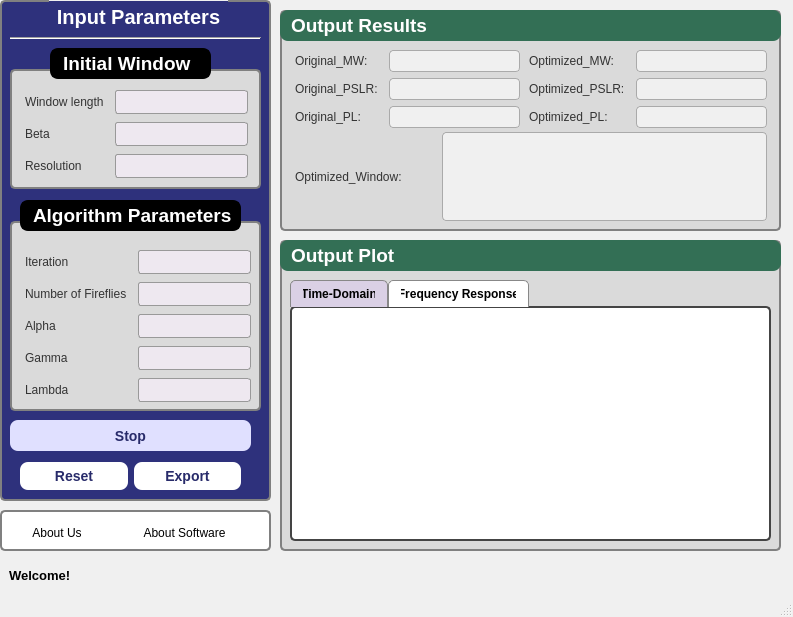
<?xml version="1.0" encoding="UTF-8"?>
<ui version="4.0">
 <class>MainWindow</class>
 <widget class="QMainWindow" name="MainWindow">
  <property name="geometry">
   <rect>
    <x>0</x>
    <y>0</y>
    <width>793</width>
    <height>617</height>
   </rect>
  </property>
  <property name="windowTitle">
   <string> Kaiser Window Optimizer  </string>
  </property>
  <property name="layoutDirection">
   <enum>Qt::LayoutDirection::LeftToRight</enum>
  </property>
  <property name="autoFillBackground">
   <bool>false</bool>
  </property>
  <property name="styleSheet">
   <string notr="true">QMainWindow {
    background: #f0f0f0;
}</string>
  </property>
  <widget class="QWidget" name="centralwidget">
   <property name="layoutDirection">
    <enum>Qt::LayoutDirection::LeftToRight</enum>
   </property>
   <widget class="QLabel" name="label_output_plot">
    <property name="geometry">
     <rect>
      <x>300</x>
      <y>290</y>
      <width>141</width>
      <height>16</height>
     </rect>
    </property>
    <property name="text">
     <string>Output Plot</string>
    </property>
   </widget>
   <widget class="QGroupBox" name="groupBox_input_parameters">
    <property name="geometry">
     <rect>
      <x>0</x>
      <y>0</y>
      <width>271</width>
      <height>501</height>
     </rect>
    </property>
    <property name="styleSheet">
     <string notr="true">QGroupBox {
    background-color: #2e317c;
    color: white;             
    font-weight: bold;
   font-size: 20px;
    border: 2px solid gray;
    border-radius: 5px;
}
QGroupBox::title {
    subcontrol-position: top center; 
    padding: 5px;
}</string>
    </property>
    <property name="title">
     <string>Input Parameters</string>
    </property>
    <widget class="QPushButton" name="optimizeButton">
     <property name="geometry">
      <rect>
       <x>20</x>
       <y>420</y>
       <width>221</width>
       <height>31</height>
      </rect>
     </property>
     <property name="styleSheet">
      <string notr="true">                QPushButton {
                        background-color: white;  
                        color: #282B6A;
                        border-radius: 8px;
                        padding: 6px 12px;
                        font-weight: bold;
                        font-size: 14px;
                }

                QPushButton:hover {
                        background-color: #E0E0FF; 
                        color: #1A1D4F; 
                }</string>
     </property>
     <property name="text">
      <string>Optimize</string>
     </property>
    </widget>
    <widget class="QGroupBox" name="groupBox_algorithm_parameters">
     <property name="geometry">
      <rect>
       <x>10</x>
       <y>200</y>
       <width>251</width>
       <height>211</height>
      </rect>
     </property>
     <property name="styleSheet">
      <string notr="true">QGroupBox {
    background-color: #DADADA; 
    color: white;            
    font-weight: bold;
    border: 2px solid gray;
    border-radius: 5px;
    margin-top: 21px;
}
QGroupBox::title {
    subcontrol-origin: margin;
    subcontrol-position: top center;
    padding: 0 3px;
}</string>
     </property>
     <property name="title">
      <string/>
     </property>
     <widget class="QLabel" name="label">
      <property name="geometry">
       <rect>
        <x>10</x>
        <y>0</y>
        <width>221</width>
        <height>31</height>
       </rect>
      </property>
      <property name="autoFillBackground">
       <bool>false</bool>
      </property>
      <property name="styleSheet">
       <string notr="true">QLabel {
    background-color: black;
    border: 2px solid black;
    border-radius: 8px;
    color: white;
    font-weight: bold;
    font-size: 14pt;
    padding-left: 6px;
}</string>
      </property>
      <property name="text">
       <string>Algorithm Parameters</string>
      </property>
     </widget>
     <widget class="QWidget" name="">
      <property name="geometry">
       <rect>
        <x>10</x>
        <y>48</y>
        <width>231</width>
        <height>156</height>
       </rect>
      </property>
      <layout class="QGridLayout" name="gridLayout_2">
       <item row="0" column="0">
        <widget class="QLabel" name="label_Iteration">
         <property name="styleSheet">
          <string notr="true">QLabel {
    color: #333333;           
    background-color: transparent; 
    font: bold 10pt &quot;Segoe UI&quot;;  
    padding: 2px;                 
}</string>
         </property>
         <property name="text">
          <string>Iteration</string>
         </property>
        </widget>
       </item>
       <item row="0" column="1">
        <widget class="QLineEdit" name="textEdit_Iteration">
         <property name="styleSheet">
          <string notr="true">QLineEdit {
    background-color: #EEE8F0;
    border: 1px solid #999;
    border-radius: 3px;
    padding: 3px;
    color: #333;
    font-size: 12px;
}</string>
         </property>
        </widget>
       </item>
       <item row="1" column="0">
        <widget class="QLabel" name="label_Fireflies">
         <property name="styleSheet">
          <string notr="true">QLabel {
    color: #333333;           
    background-color: transparent; 
    font: bold 10pt &quot;Segoe UI&quot;;  
    padding: 2px;                 
}</string>
         </property>
         <property name="text">
          <string>Number of Fireflies</string>
         </property>
        </widget>
       </item>
       <item row="1" column="1">
        <widget class="QLineEdit" name="textEdit_Fireflies">
         <property name="styleSheet">
          <string notr="true">QLineEdit {
    background-color: #EEE8F0;
    border: 1px solid #999;
    border-radius: 3px;
    padding: 3px;
    color: #333;
    font-size: 12px;
}</string>
         </property>
        </widget>
       </item>
       <item row="2" column="0">
        <widget class="QLabel" name="label_Alpha">
         <property name="styleSheet">
          <string notr="true">QLabel {
    color: #333333;           
    background-color: transparent; 
    font: bold 10pt &quot;Segoe UI&quot;;  
    padding: 2px;                 
}</string>
         </property>
         <property name="text">
          <string>Alpha</string>
         </property>
        </widget>
       </item>
       <item row="2" column="1">
        <widget class="QLineEdit" name="textEdit_Alpha">
         <property name="styleSheet">
          <string notr="true">QLineEdit {
    background-color: #EEE8F0;
    border: 1px solid #999;
    border-radius: 3px;
    padding: 3px;
    color: #333;
    font-size: 12px;
}</string>
         </property>
        </widget>
       </item>
       <item row="3" column="0">
        <widget class="QLabel" name="label_Gamma">
         <property name="styleSheet">
          <string notr="true">QLabel {
    color: #333333;           
    background-color: transparent; 
    font: bold 10pt &quot;Segoe UI&quot;;  
    padding: 2px;                 
}</string>
         </property>
         <property name="text">
          <string>Gamma</string>
         </property>
        </widget>
       </item>
       <item row="3" column="1">
        <widget class="QLineEdit" name="textEdit_Gamma">
         <property name="styleSheet">
          <string notr="true">QLineEdit {
    background-color: #EEE8F0;
    border: 1px solid #999;
    border-radius: 3px;
    padding: 3px;
    color: #333;
    font-size: 12px;
}</string>
         </property>
        </widget>
       </item>
       <item row="4" column="0">
        <widget class="QLabel" name="label_lambda">
         <property name="styleSheet">
          <string notr="true">QLabel {
    color: #333333;           
    background-color: transparent; 
    font: bold 10pt &quot;Segoe UI&quot;;  
    padding: 2px;                 
}</string>
         </property>
         <property name="text">
          <string>Lambda</string>
         </property>
        </widget>
       </item>
       <item row="4" column="1">
        <widget class="QLineEdit" name="textEdit_lambda">
         <property name="styleSheet">
          <string notr="true">QLineEdit {
    background-color: #EEE8F0;
    border: 1px solid #999;
    border-radius: 3px;
    padding: 3px;
    color: #333;
    font-size: 12px;
}</string>
         </property>
        </widget>
       </item>
      </layout>
     </widget>
    </widget>
    <widget class="Line" name="line">
     <property name="geometry">
      <rect>
       <x>10</x>
       <y>30</y>
       <width>251</width>
       <height>16</height>
      </rect>
     </property>
     <property name="orientation">
      <enum>Qt::Orientation::Horizontal</enum>
     </property>
    </widget>
    <widget class="QWidget" name="layoutWidget">
     <property name="geometry">
      <rect>
       <x>20</x>
       <y>460</y>
       <width>221</width>
       <height>33</height>
      </rect>
     </property>
     <layout class="QHBoxLayout" name="horizontalLayout">
      <item>
       <widget class="QPushButton" name="resetButton">
        <property name="styleSheet">
         <string notr="true">                QPushButton {
                        background-color: white;  
                        color: #282B6A;
                        border-radius: 8px;
                        padding: 6px 12px;
                        font-weight: bold;
                        font-size: 14px;
                }

                QPushButton:hover {
                        background-color: #E0E0FF; 
                        color: #1A1D4F; 
                }</string>
        </property>
        <property name="text">
         <string>Reset</string>
        </property>
       </widget>
      </item>
      <item>
       <widget class="QPushButton" name="exportButton">
        <property name="styleSheet">
         <string notr="true">                QPushButton {
                        background-color: white;  
                        color: #282B6A;
                        border-radius: 8px;
                        padding: 6px 12px;
                        font-weight: bold;
                        font-size: 14px;
                }

                QPushButton:hover {
                        background-color: #E0E0FF; 
                        color: #1A1D4F; 
                }</string>
        </property>
        <property name="text">
         <string>Export</string>
        </property>
       </widget>
      </item>
     </layout>
    </widget>
    <widget class="QGroupBox" name="groupBox_initial_window">
     <property name="geometry">
      <rect>
       <x>10</x>
       <y>48</y>
       <width>251</width>
       <height>141</height>
      </rect>
     </property>
     <property name="styleSheet">
      <string notr="true">QGroupBox {
    background-color: #DADADA; 
    color: white;             
    font-weight: bold;
    border: 2px solid gray;
    border-radius: 5px;
    margin-top: 21px; 
}
QGroupBox::title {
    subcontrol-origin: margin;
    subcontrol-position: top center; 
    padding: 0 3px;
}</string>
     </property>
     <property name="title">
      <string/>
     </property>
     <widget class="QLabel" name="label_initial_window">
      <property name="geometry">
       <rect>
        <x>40</x>
        <y>0</y>
        <width>161</width>
        <height>31</height>
       </rect>
      </property>
      <property name="styleSheet">
       <string notr="true">QLabel {
    background-color: black;
    border: 2px solid black;
    border-radius: 8px;
    color: white;
    font-weight: bold;
    font-size: 14pt;
    padding-left: 6px;
}</string>
      </property>
      <property name="text">
       <string>Initial Window </string>
      </property>
     </widget>
     <widget class="QWidget" name="layoutWidget">
      <property name="geometry">
       <rect>
        <x>10</x>
        <y>40</y>
        <width>228</width>
        <height>92</height>
       </rect>
      </property>
      <layout class="QGridLayout" name="gridLayout">
       <item row="0" column="0">
        <widget class="QLabel" name="label_window_length">
         <property name="styleSheet">
          <string notr="true">QLabel {
    color: #333333;           
    background-color: transparent; 
    font: bold 10pt &quot;Segoe UI&quot;;  
    padding: 2px;                 
}</string>
         </property>
         <property name="text">
          <string>Window length</string>
         </property>
        </widget>
       </item>
       <item row="0" column="1">
        <widget class="QLineEdit" name="textEdit_window_length">
         <property name="styleSheet">
          <string notr="true">QLineEdit {
    background-color: #EEE8F0;
    border: 1px solid #999;
    border-radius: 3px;
    padding: 3px;
    color: #333;
    font-size: 12px;
}</string>
         </property>
        </widget>
       </item>
       <item row="1" column="0">
        <widget class="QLabel" name="label_Beta">
         <property name="styleSheet">
          <string notr="true">QLabel {
    color: #333333;           
    background-color: transparent; 
    font: bold 10pt &quot;Segoe UI&quot;;  
    padding: 2px;                 
}</string>
         </property>
         <property name="text">
          <string>Beta</string>
         </property>
        </widget>
       </item>
       <item row="1" column="1">
        <widget class="QLineEdit" name="textEdit_Beta">
         <property name="styleSheet">
          <string notr="true">QLineEdit {
    background-color: #EEE8F0;
    border: 1px solid #999;
    border-radius: 3px;
    padding: 3px;
    color: #333;
    font-size: 12px;
}</string>
         </property>
        </widget>
       </item>
       <item row="2" column="0">
        <widget class="QLabel" name="label_freqResolution">
         <property name="styleSheet">
          <string notr="true">QLabel {
    color: #333333;           
    background-color: transparent; 
    font: bold 10pt &quot;Segoe UI&quot;;  
    padding: 2px;                 
}</string>
         </property>
         <property name="text">
          <string>Resolution</string>
         </property>
        </widget>
       </item>
       <item row="2" column="1">
        <widget class="QLineEdit" name="textEdit_freqResolution">
         <property name="styleSheet">
          <string notr="true">QLineEdit {
    background-color: #EEE8F0;
    border: 1px solid #999;
    border-radius: 3px;
    padding: 3px;
    color: #333;
    font-size: 12px;
}</string>
         </property>
        </widget>
       </item>
      </layout>
     </widget>
    </widget>
    <widget class="QPushButton" name="stopButton">
     <property name="geometry">
      <rect>
       <x>10</x>
       <y>420</y>
       <width>241</width>
       <height>31</height>
      </rect>
     </property>
     <property name="styleSheet">
      <string notr="true">                QPushButton {
                        background-color:#E0E0FF;  
                        color: #282B6A;
                        border-radius: 8px;
                        padding: 6px 12px;
                        font-weight: bold;
                        font-size: 14px;
                }

                QPushButton:hover {
                        background-color: white; 
                        color: #1A1D4F; 
                }</string>
     </property>
     <property name="text">
      <string>Stop</string>
     </property>
    </widget>
   </widget>
   <widget class="QGroupBox" name="groupBox_output_result">
    <property name="geometry">
     <rect>
      <x>280</x>
      <y>10</y>
      <width>501</width>
      <height>221</height>
     </rect>
    </property>
    <property name="styleSheet">
     <string notr="true">QGroupBox {
    background-color: #DADADA;
    color: black;            
    font-weight: bold;
   font-size: 20px;
    border: 2px solid gray;
    border-radius: 5px;
}
QGroupBox::title {
    padding: 5px;
}</string>
    </property>
    <property name="title">
     <string/>
    </property>
    <widget class="QLabel" name="label_output_result">
     <property name="geometry">
      <rect>
       <x>0</x>
       <y>0</y>
       <width>501</width>
       <height>31</height>
      </rect>
     </property>
     <property name="styleSheet">
      <string notr="true">QLabel {
    background-color: #336F55;
    border-radius: 8px;
    color: white;
    font-weight: bold;
    font-size: 14pt;
    padding-left: 6px;
}</string>
     </property>
     <property name="text">
      <string>Output Results</string>
     </property>
    </widget>
    <widget class="QSplitter" name="splitter_4">
     <property name="geometry">
      <rect>
       <x>10</x>
       <y>40</y>
       <width>477</width>
       <height>171</height>
      </rect>
     </property>
     <property name="styleSheet">
      <string notr="true">QSplitter::handle:vertical {
    background-color: #DADADA;
}</string>
     </property>
     <property name="orientation">
      <enum>Qt::Orientation::Vertical</enum>
     </property>
     <widget class="QSplitter" name="splitter_2">
      <property name="styleSheet">
       <string notr="true">QSplitter::handle:horizontal {
    background-color: #DADADA;
}</string>
      </property>
      <property name="orientation">
       <enum>Qt::Orientation::Horizontal</enum>
      </property>
      <widget class="QWidget" name="layoutWidget">
       <layout class="QGridLayout" name="gridLayout_3">
        <item row="1" column="0">
         <widget class="QLabel" name="label_pslr_original">
          <property name="styleSheet">
           <string notr="true">QLabel {
    color: #333333;           
    background-color: transparent; 
    font: bold 10pt &quot;Segoe UI&quot;;  
    padding: 2px;                 
}</string>
          </property>
          <property name="text">
           <string>Original_PSLR:</string>
          </property>
         </widget>
        </item>
        <item row="2" column="1">
         <widget class="QLineEdit" name="textEdit_pl_original">
          <property name="styleSheet">
           <string notr="true">QLineEdit {
    background-color: #f0f0f0;
    border: 1px solid #aaaaaa;
    border-radius: 4px;
    padding: 2px 4px;
    color: #000000;
    font: bold 10pt &quot;Segoe UI&quot;;
}</string>
          </property>
         </widget>
        </item>
        <item row="0" column="0">
         <widget class="QLabel" name="label_mw_original">
          <property name="styleSheet">
           <string notr="true">QLabel {
    color: #333333;           
    background-color: transparent; 
    font: bold 10pt &quot;Segoe UI&quot;;  
    padding: 2px;                 
}</string>
          </property>
          <property name="text">
           <string>Original_MW:</string>
          </property>
         </widget>
        </item>
        <item row="2" column="0">
         <widget class="QLabel" name="label_pl_original">
          <property name="styleSheet">
           <string notr="true">QLabel {
    color: #333333;           
    background-color: transparent; 
    font: bold 10pt &quot;Segoe UI&quot;;  
    padding: 2px;                 
}</string>
          </property>
          <property name="text">
           <string>Original_PL:</string>
          </property>
         </widget>
        </item>
        <item row="0" column="1">
         <widget class="QLineEdit" name="textEdit_mw_original">
          <property name="styleSheet">
           <string notr="true">QLineEdit {
    background-color: #f0f0f0;
    border: 1px solid #aaaaaa;
    border-radius: 4px;
    padding: 2px 4px;
    color: #000000;
    font: bold 10pt &quot;Segoe UI&quot;;
}</string>
          </property>
         </widget>
        </item>
        <item row="1" column="1">
         <widget class="QLineEdit" name="textEdit_pslr_original">
          <property name="styleSheet">
           <string notr="true">QLineEdit {
    background-color: #f0f0f0;
    border: 1px solid #aaaaaa;
    border-radius: 4px;
    padding: 2px 4px;
    color: #000000;
    font: bold 10pt &quot;Segoe UI&quot;;
}</string>
          </property>
         </widget>
        </item>
       </layout>
      </widget>
      <widget class="QWidget" name="layoutWidget">
       <layout class="QGridLayout" name="gridLayout_4">
        <item row="0" column="0">
         <widget class="QLabel" name="label_mw_optimized">
          <property name="styleSheet">
           <string notr="true">QLabel {
    color: #333333;           
    background-color: transparent; 
    font: bold 10pt &quot;Segoe UI&quot;;  
    padding: 2px;                 
}</string>
          </property>
          <property name="text">
           <string>Optimized_MW:</string>
          </property>
         </widget>
        </item>
        <item row="0" column="1">
         <widget class="QLineEdit" name="textEdit_mw_optimized">
          <property name="styleSheet">
           <string notr="true">QLineEdit {
    background-color: #f0f0f0;
    border: 1px solid #aaaaaa;
    border-radius: 4px;
    padding: 2px 4px;
    color: #000000;
    font: bold 10pt &quot;Segoe UI&quot;;
}</string>
          </property>
         </widget>
        </item>
        <item row="1" column="0">
         <widget class="QLabel" name="label_pslr_optimized">
          <property name="styleSheet">
           <string notr="true">QLabel {
    color: #333333;           
    background-color: transparent; 
    font: bold 10pt &quot;Segoe UI&quot;;  
    padding: 2px;                 
}</string>
          </property>
          <property name="text">
           <string>Optimized_PSLR:</string>
          </property>
         </widget>
        </item>
        <item row="1" column="1">
         <widget class="QLineEdit" name="textEdit_pslr_optimized">
          <property name="styleSheet">
           <string notr="true">QLineEdit {
    background-color: #f0f0f0;
    border: 1px solid #aaaaaa;
    border-radius: 4px;
    padding: 2px 4px;
    color: #000000;
    font: bold 10pt &quot;Segoe UI&quot;;
}</string>
          </property>
         </widget>
        </item>
        <item row="2" column="0">
         <widget class="QLabel" name="label_pl_optimized">
          <property name="styleSheet">
           <string notr="true">QLabel {
    color: #333333;           
    background-color: transparent; 
    font: bold 10pt &quot;Segoe UI&quot;;  
    padding: 2px;                 
}</string>
          </property>
          <property name="text">
           <string>Optimized_PL:</string>
          </property>
         </widget>
        </item>
        <item row="2" column="1">
         <widget class="QLineEdit" name="textEdit_pl_optimized">
          <property name="styleSheet">
           <string notr="true">QLineEdit {
    background-color: #f0f0f0;
    border: 1px solid #aaaaaa;
    border-radius: 4px;
    padding: 2px 4px;
    color: #000000;
    font: bold 10pt &quot;Segoe UI&quot;;
}</string>
          </property>
         </widget>
        </item>
       </layout>
      </widget>
     </widget>
     <widget class="QSplitter" name="splitter_3">
      <property name="styleSheet">
       <string notr="true">QSplitter::handle:horizontal {
    background-color:  #DADADA;
}</string>
      </property>
      <property name="orientation">
       <enum>Qt::Orientation::Horizontal</enum>
      </property>
      <widget class="QLabel" name="label_final_window">
       <property name="styleSheet">
        <string notr="true">QLabel {
    color: #333333;           
    background-color: transparent; 
    font: bold 10pt &quot;Segoe UI&quot;;  
    padding: 2px;                 
}</string>
       </property>
       <property name="text">
        <string>Optimized_Window:</string>
       </property>
      </widget>
      <widget class="QTextEdit" name="textEdit_final_window">
       <property name="styleSheet">
        <string notr="true">QTextEdit {
    background-color: #f0f0f0;
    border: 1px solid #aaaaaa;
    border-radius: 4px;
    padding: 2px 4px;
}</string>
       </property>
      </widget>
     </widget>
    </widget>
   </widget>
   <widget class="QGroupBox" name="groupBox_2">
    <property name="geometry">
     <rect>
      <x>280</x>
      <y>240</y>
      <width>501</width>
      <height>311</height>
     </rect>
    </property>
    <property name="styleSheet">
     <string notr="true">QGroupBox {
    background-color: #DADADA;
    color: black;            
    font-weight: bold;
   font-size: 20px;
    border: 2px solid gray;
    border-radius: 5px;
}
QGroupBox::title {
    padding: 5px;
}</string>
    </property>
    <property name="title">
     <string/>
    </property>
    <widget class="QTabWidget" name="tabWidget_Plots">
     <property name="geometry">
      <rect>
       <x>10</x>
       <y>40</y>
       <width>481</width>
       <height>261</height>
      </rect>
     </property>
     <property name="styleSheet">
      <string notr="true">                QTabBar::tab {
                        background: #DAD0E5;
                        color: black;
                        border: 1px solid #888;
                        border-bottom: none;
                        border-top-left-radius: 5px;
                        border-top-right-radius: 5px;
                        padding: 6px 12px;
                        font-weight: bold;
                }

                QTabBar::tab:selected {
                        background: white;
                        color: black;
                }

                QTabWidget::pane {
                        background: white;
                        border: 2px solid #444;
                        border-radius: 5px;
                        top: -1px;
                }</string>
     </property>
     <property name="currentIndex">
      <number>1</number>
     </property>
     <widget class="QWidget" name="tab_time_domain">
      <attribute name="title">
       <string>Time-Domain</string>
      </attribute>
     </widget>
     <widget class="QWidget" name="tab_frequancy_response">
      <attribute name="title">
       <string>Frequency Response</string>
      </attribute>
     </widget>
    </widget>
    <widget class="QLabel" name="label_output_plot_2">
     <property name="geometry">
      <rect>
       <x>0</x>
       <y>0</y>
       <width>501</width>
       <height>31</height>
      </rect>
     </property>
     <property name="styleSheet">
      <string notr="true">QLabel {
    background-color: #336F55;
    border-radius: 8px;
    color: white;
    font-weight: bold;
    font-size: 14pt;
    padding-left: 6px;
}</string>
     </property>
     <property name="text">
      <string>Output Plot</string>
     </property>
    </widget>
   </widget>
   <widget class="QLabel" name="label_Error_2">
    <property name="geometry">
     <rect>
      <x>0</x>
      <y>560</y>
      <width>791</width>
      <height>31</height>
     </rect>
    </property>
    <property name="autoFillBackground">
     <bool>false</bool>
    </property>
    <property name="styleSheet">
     <string notr="true">QLabel {
    background-color: #F0F0F0;
    color: black;
    font-weight: bold;
    font-size: 10pt;
    padding-left: 6px;
}</string>
    </property>
    <property name="text">
     <string>Welcome!</string>
    </property>
   </widget>
   <widget class="QGroupBox" name="groupBox_about_us">
    <property name="geometry">
     <rect>
      <x>0</x>
      <y>510</y>
      <width>271</width>
      <height>41</height>
     </rect>
    </property>
    <property name="styleSheet">
     <string notr="true">QGroupBox {
    background-color: white; 
    color: black;             
    font-weight: bold;
   font-size: 15px;
    border: 2px solid gray;
    border-radius: 5px;
}</string>
    </property>
    <property name="title">
     <string/>
    </property>
    <widget class="QSplitter" name="splitter">
     <property name="geometry">
      <rect>
       <x>10</x>
       <y>10</y>
       <width>251</width>
       <height>25</height>
      </rect>
     </property>
     <property name="styleSheet">
      <string notr="true">QSplitter::handle:horizontal {
    background-color:white;
}</string>
     </property>
     <property name="orientation">
      <enum>Qt::Orientation::Horizontal</enum>
     </property>
     <widget class="QPushButton" name="about_us_Button">
      <property name="styleSheet">
       <string notr="true">QPushButton {
    background-color: transparent;
    border: none;           
    color: black;             
}

QPushButton:hover {
    font-weight: bold;        
}</string>
      </property>
      <property name="text">
       <string>About Us</string>
      </property>
      <property name="icon">
       <iconset>
        <normaloff>C:/Users/heram/Downloads/group-chat.png</normaloff>C:/Users/heram/Downloads/group-chat.png</iconset>
      </property>
      <property name="iconSize">
       <size>
        <width>30</width>
        <height>30</height>
       </size>
      </property>
     </widget>
     <widget class="QPushButton" name="about_Software_Button">
      <property name="styleSheet">
       <string notr="true">QPushButton {
    background-color: transparent;
    border: none;           
    color: black;             
}

QPushButton:hover {
    font-weight: bold;        
}</string>
      </property>
      <property name="text">
       <string>About Software</string>
      </property>
      <property name="icon">
       <iconset>
        <normaloff>C:/Users/heram/Downloads/software-application.png</normaloff>C:/Users/heram/Downloads/software-application.png</iconset>
      </property>
      <property name="iconSize">
       <size>
        <width>25</width>
        <height>25</height>
       </size>
      </property>
     </widget>
    </widget>
   </widget>
  </widget>
  <widget class="QStatusBar" name="statusbar"/>
 </widget>
 <resources/>
 <connections/>
</ui>
